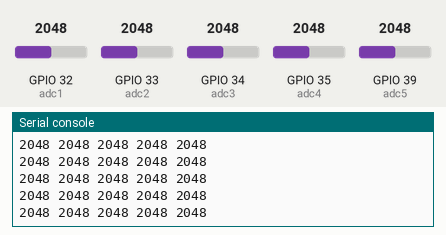
Recording of a program running on a simulated ESP32 board running MicroPython. Parts: the last lines printed to the serial console. The test bench sets the inputs (shaded band); at power-on: GPIO 32 (adc1) = 2048, GPIO 33 (adc2) = 2048, GPIO 34 (adc3) = 2048, GPIO 35 (adc4) = 2048, GPIO 39 (adc5) = 2048 (analog values on the 0–4095 scale).

Above: at 1.2 s.
1.3 s: GPIO 32 (adc1) set to 2866
At 2.3 s:
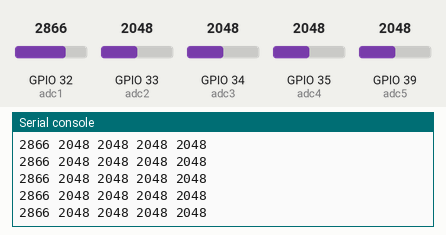
2.8 s: GPIO 33 (adc2) set to 2866
At 3.7 s:
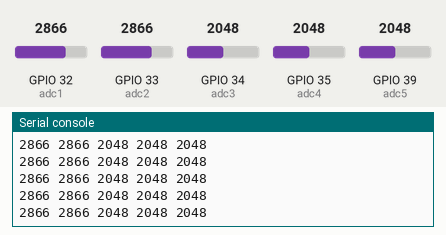
4.3 s: GPIO 34 (adc3) set to 2866
At 5.1 s:
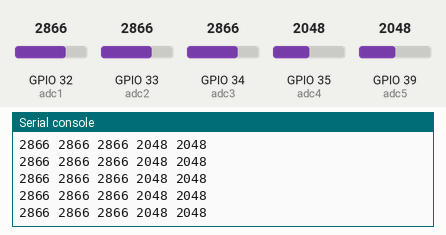
5.8 s: GPIO 35 (adc4) set to 2866
At 6.5 s:
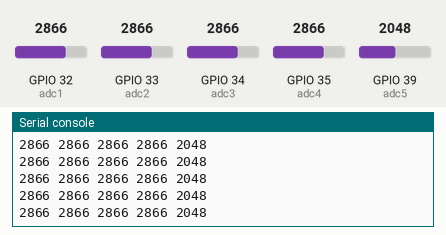
7.3 s: GPIO 39 (adc5) set to 2866
At 8.1 s:
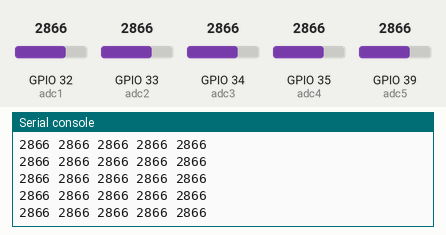
8.8 s: GPIO 32 (adc1) set to 3972
At 9.5 s:
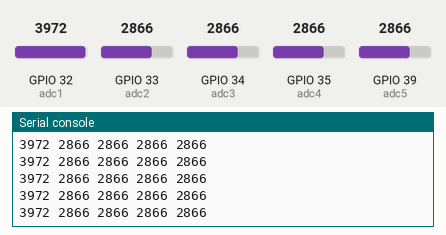
Timing chart, 0 to 11.3 s (numbered marks = the images above; inputs shaded):
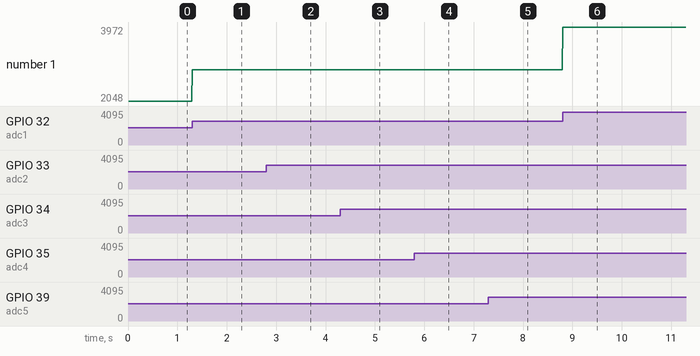

The program:

5___ADC.py
```python
#导入Pin模块
from machine import Pin
from machine import ADC
from machine import Timer

#定义ADC控制对象
adc1=ADC(Pin(32))
adc1.atten(ADC.ATTN_11DB)  #开启衰减，量程增大到3.3V
adc2=ADC(Pin(33))
adc2.atten(ADC.ATTN_11DB)  #开启衰减，量程增大到3.3V
adc3=ADC(Pin(34))
adc3.atten(ADC.ATTN_11DB)  #开启衰减，量程增大到3.3V
adc4=ADC(Pin(35))
adc4.atten(ADC.ATTN_11DB)  #开启衰减，量程增大到3.3V
adc5=ADC(Pin(39))
adc5.atten(ADC.ATTN_11DB)  #开启衰减，量程增大到3.3V

#定时器0中断函数
def time0_irq(time0):
    print(adc1.read(),adc2.read(),adc3.read(),adc4.read(),adc5.read())

#程序入口
if __name__=="__main__":
    time0=Timer(0)  #创建time0定时器对象
    time0.init(period=10,mode=Timer.PERIODIC,callback=time0_irq)
    while True:
        pass
```

Measured:
- after the input at 1.3 s, the serial console: prints a new line at once (image 1)
- after the input at 2.8 s, the serial console: prints a new line at once (image 2)
- after the input at 4.3 s, the serial console: prints a new line at once (image 3)
- after the input at 5.8 s, the serial console: prints a new line at once (image 4)
- after the input at 7.3 s, the serial console: prints a new line at once (image 5)
- after the input at 8.8 s, the serial console: prints a new line at once (image 6)
- plotted number 1: 2048 → 2866 after the input at 1.3 s, 2866 → 3972 after the input at 8.8 s
